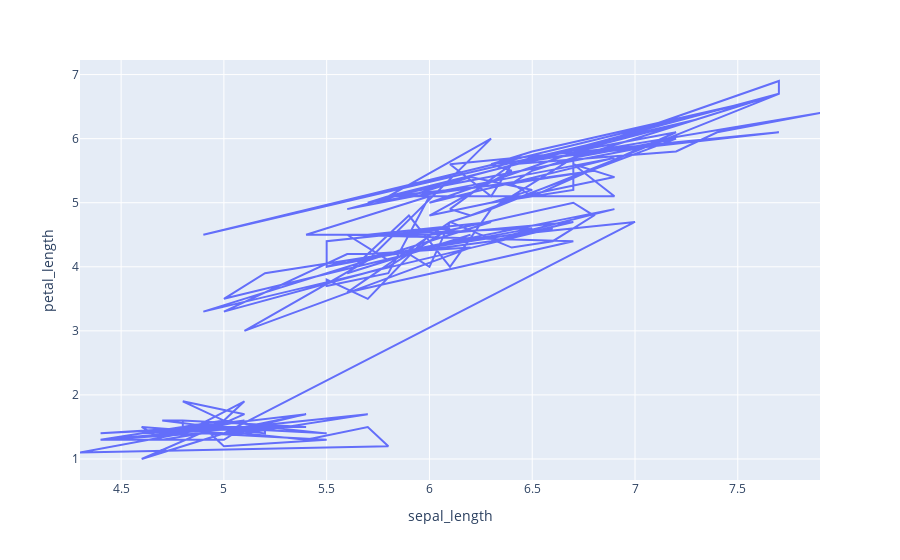

The cell this chart's notebook holds for it:
### Code cell
df.plot(df['sepal_length'],df['petal_length'])

### Figure 1 — Plotly figure (JSON) as saved in the notebook; plotly's stock layout.template omitted (floating-point values rounded to 4 significant figures; data arrays with more than 128 entries replaced by an {"elided": "..."} marker saying what was removed)
{"data": [{"hovertemplate": "sepal_length=%{x}<br>petal_length=%{y}<extra></extra>", "legendgroup": "", "line": {"color": "#636efa", "dash": "solid"}, "marker": {"symbol": "circle"}, "mode": "lines", "name": "", "orientation": "v", "showlegend": false, "type": "scatter", "x": {"elided": "150 float values"}, "xaxis": "x", "y": {"elided": "150 float values"}, "yaxis": "y"}], "layout": {"legend": {"tracegroupgap": 0}, "margin": {"t": 60}, "xaxis": {"anchor": "y", "domain": [0, 1], "title": {"text": "sepal_length"}}, "yaxis": {"anchor": "x", "domain": [0, 1], "title": {"text": "petal_length"}}}}
